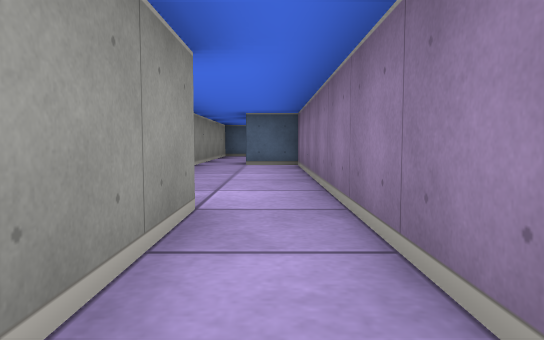
View 1 (above)

13 first-person views from a walk through a cub3D maze. The camera is about half as high as the walls, tilts 4° down and sees 70° across. The floor is counted in squares. Each view is taken from the middle of a square. On the plan, view 1 faces up. The plan holds only what a view shows up to about 9 squares ahead; the rest is blank.

View 2
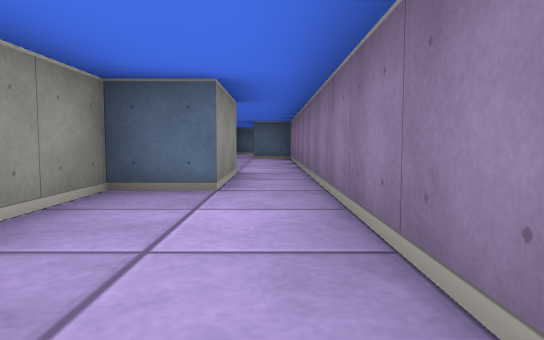

View 3
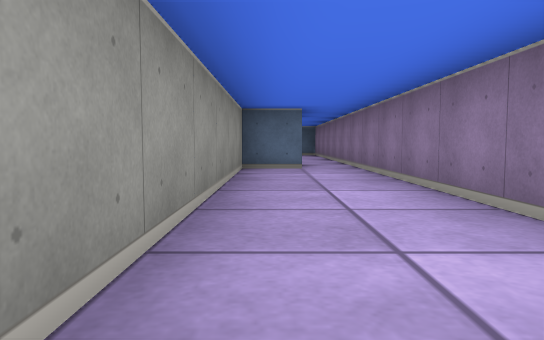

View 4
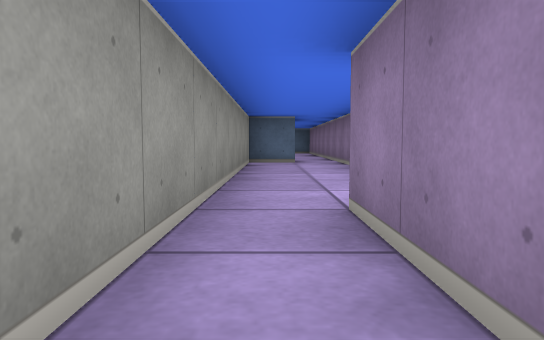

View 5
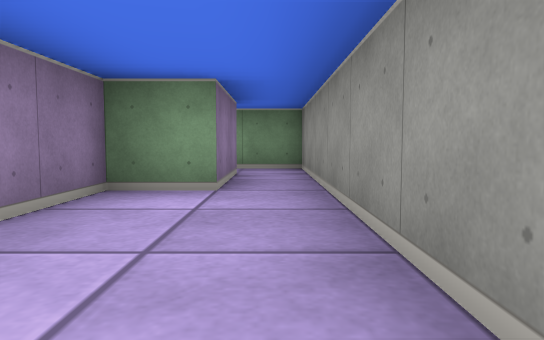

View 6
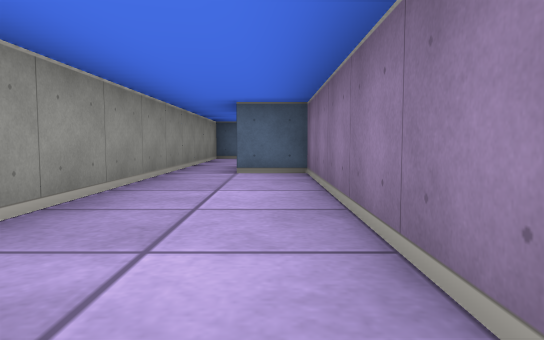

View 7
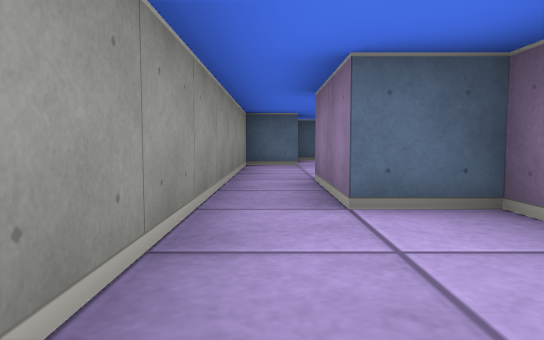

View 8
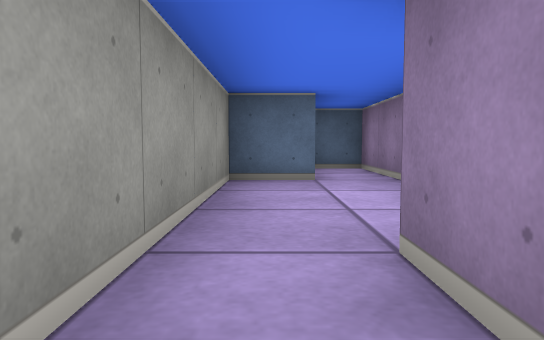

View 9
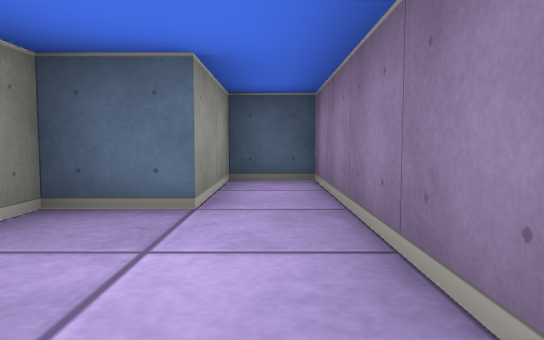

View 10
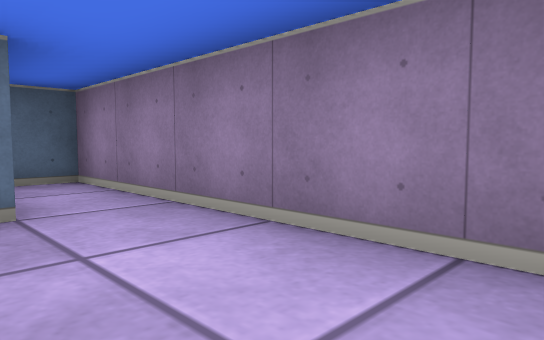

View 11
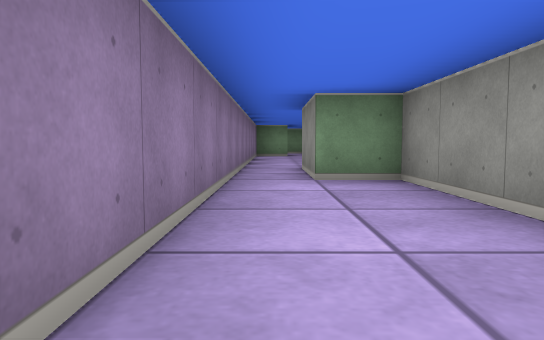

View 12
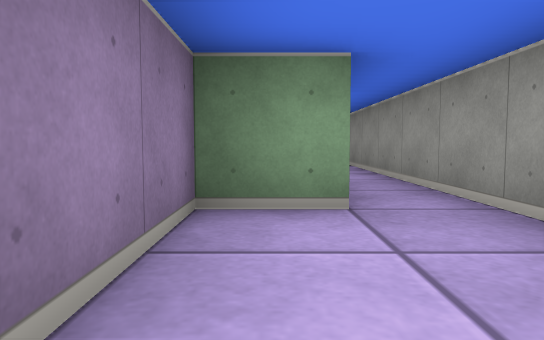

View 13
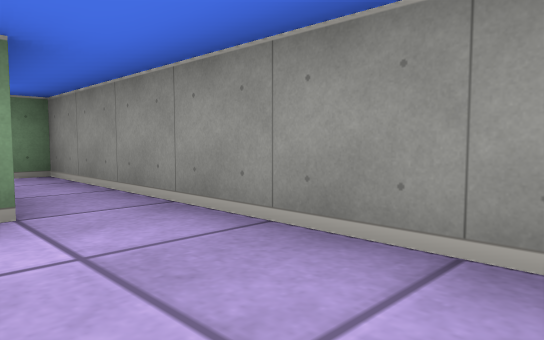

### Floor plan
Ten units are one square. View 1 is at (0, 0); x grows to the right and y downward. Boxes are objects, and circles mark ways between rooms. Rooms are numbered by the first view taken in them; rooms with no view inside come last. Other rooms are left out.
<svg viewBox="-20 -150 30 240">
<path fill="none" stroke="#000" d="M-5 55 5 55 5 -25M-5 -25 -5 -5 -15 -5 -15 55M-5 75 -5 55M-15 55 -15 85 -4 85M-15 -95 -15 -25 -5 -25M5 -25 5 -75 -5 -75 -5 -95M-5 -95 5 -95 5 -145 -5 -145 -5 -125 -15 -125 -15 -95"/>
<circle cx="-10" cy="60" r="3" fill="#2a7"/>
<circle cx="0" cy="-20" r="3" fill="#2a7"/>
<circle cx="-10" cy="-90" r="3" fill="#2a7"/>
<text x="0" y="20">1</text>
<text x="-10" y="70">2</text>
<text x="-10" y="-60">3</text>
<text x="0" y="-120">4</text>
</svg>
Room 1 opens to room 2. Room 1 opens to room 3. Room 3 opens to room 4.

Where each view was taken, in squares from view 1:
view 1: 0 up, 0 right, facing up
view 2: 3 down, 0 right, facing up
view 3: 6 down, 1 left, facing up
view 4: 8 down, 1 left, facing up
view 5: 2 down, 1 left, facing down
view 6: 2 up, 0 right, facing up
view 7: 5 up, 1 left, facing up
view 8: 8 up, 1 left, facing up
view 9: 10 up, 0 right, facing up
view 10: 10 up, 1 left, facing up-right
view 11: 7 up, 0 right, facing down
view 12: 12 up, 0 right, facing down
view 13: 3 down, 0 right, facing down-left
